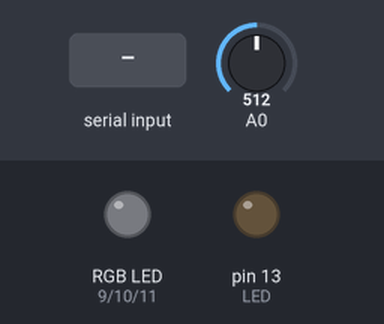
Bench run of a sketch on a simulated Arduino Uno, built with avr-gcc and run on an emulated ATmega328P. On the bench: an RGB LED mixed from three pins (HIGH = lit), output pins drawn as LEDs (lit = HIGH). The test bench sets the inputs (shaded band); at power-on: A0 = 512. Dim RGB values are drawn brighter than linear.

Above: at 1.2 s.
1.3 s: "1001\n" received over Serial
At 2.5 s:
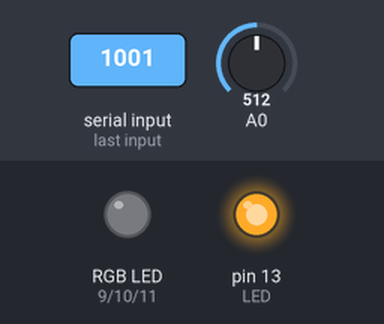
2.8 s: "2\n" received over Serial
At 3.6 s:
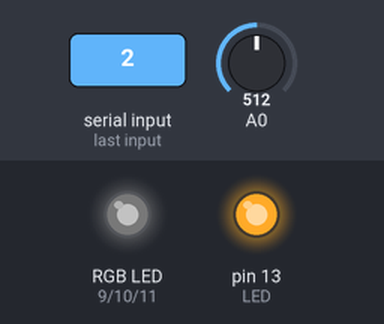
4.3 s: "1010\n" received over Serial
At 4.8 s:
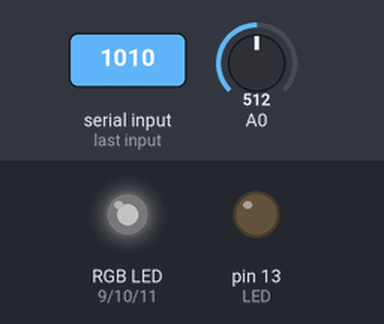
Timing chart, 0 to 7.3 s (numbered marks = the images above; inputs shaded):
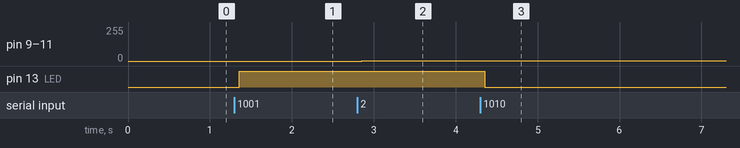

Measured:
- after the input at 1.3 s, pin 13 (LED): LOW → HIGH after 0.06 s
- after the input at 2.8 s, pin 9 (R), pin 10 (G), pin 11 (B): 0/255 → 2/255 after 0.05 s
- after the input at 4.3 s, pin 13 (LED): HIGH → LOW after 0.05 s

The sketch:

arduinomain.ino
```cpp
#include <LM35.h>

LM35 temp(A0);
String cad, cad1, cad2, cad3, cad4;
int pos, pos2, pos3, pos4;
float temperatura;
int LED = 13;
int R = 9;
int G = 10;
int B = 11;

void Decod(String cadena){
    pos = cadena.indexOf(',');
    cad1 = cadena.substring(0,pos);
    pos2 = cadena.indexOf(',',pos+1);
    cad2 = cadena.substring(pos+1,pos2);
    pos3 = cadena.indexOf(',',pos2+1);
    cad3 = cadena.substring(pos2+1,pos3);
    pos4 = cadena.indexOf(',',pos3+1);
    cad4 = cadena.substring(pos3+1,pos4);
}

void setup() {
pinMode(A0, INPUT);
pinMode(LED, OUTPUT);
pinMode(R, OUTPUT);
pinMode(G, OUTPUT);
pinMode(B, OUTPUT);
Serial.begin(9600);
Serial.setTimeout(50);
}


void loop() {
  temperatura = temp.cel();
  if (Serial.available())
  {
    cad = Serial.readString();
    switch(cad.toInt()){
      case 1001:
        digitalWrite(LED, HIGH);
        break;
      case 1010:
        digitalWrite(LED, LOW);
        break;
      case 1011:
        Serial.println(temperatura);
        Serial.print("");
        break;
    }
    Decod(cad);
    if (cad1.toInt() == 2)
    {
      analogWrite(R, cad2.toInt());
      analogWrite(G, cad3.toInt());
      analogWrite(B, cad4.toInt());
    }
  }
}
```
